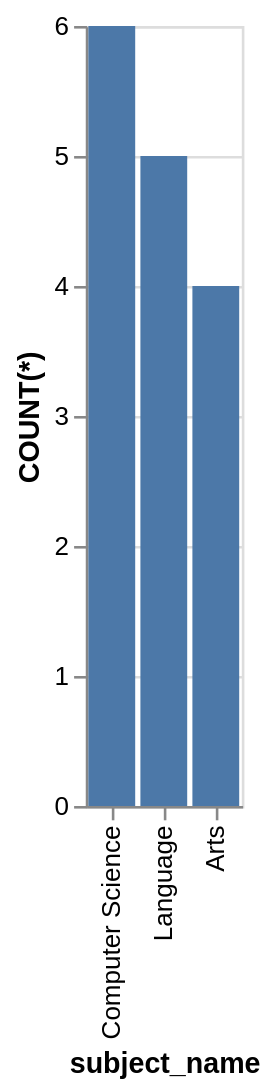

Specify this chart in Vega-Lite:
### Vega-Lite specification from a JSON file in a GitHub repository (floating-point values rounded to 4 significant figures)
{"data": {"values": [{"x_data": "Arts", "y_data": 4}, {"x_data": "Language", "y_data": 5}, {"x_data": "Computer Science", "y_data": 6}]}, "mark": "bar", "encoding": {"x": {"field": "x_data", "type": "nominal", "title": "subject_name", "sort": {"op": "sum", "field": "y_data", "order": "descending"}}, "y": {"field": "y_data", "type": "quantitative", "title": "COUNT(*)"}}}
